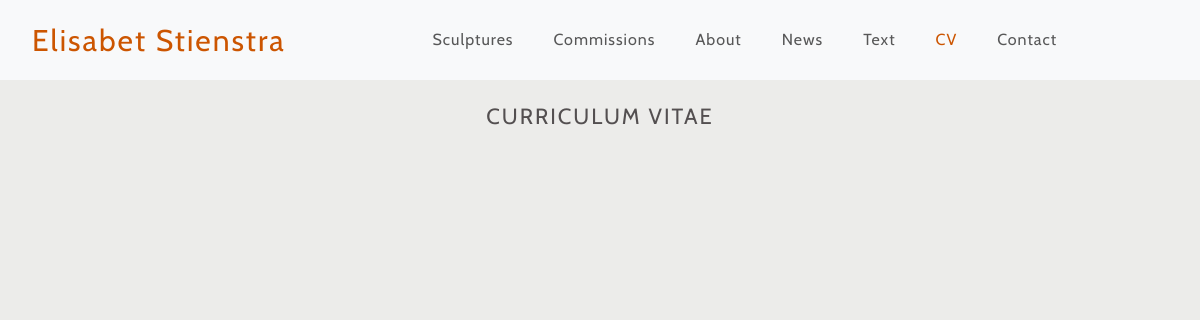
/cv/cv/, run on an earlier commit of the app's database.
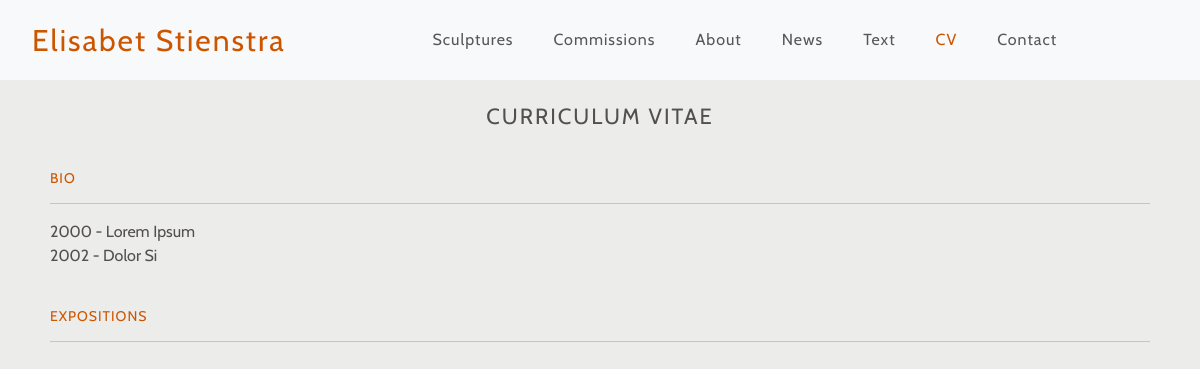
And on a later commit of the database.
### cv/models.py (models this page shows, shortened)
class Category(models.Model):
    class Meta:
        verbose_name_plural = 'Categories'
    name = models.CharField(max_length=60)
    friendly_name = models.CharField(max_length=60, default='category')

class Cv(models.Model):
    category = models.ForeignKey(
        'Category', null=False, blank=False,
        on_delete=models.PROTECT, related_name='category')
    title = models.CharField(max_length=200, default='Item')
    description = RichTextField(blank=False, null=False)
    hide = models.BooleanField(default=False)

### cv/views.py (the view)
# urls.py: path('cv/', views.cv, name='cv'),
def cv(request):
    items = Cv.objects.all()
    category =  Category.objects.all()
    context = {
        'category': category,
        'items': items,
    }
    return render(request, "cv/cv.html", context)

### cv/templates/cv/cv.html (shortened to what this page needs)
{% extends "base.html" %}
{% load static %}
{% block content %}
    <h1 class="p-4">Curriculum Vitae</h1>
    <div class="container container-fluid">
        {% for c in category %}
        <section class="p-2">
            <h2 class="text-start">{{c.friendly_name}} </h2>
            <hr>
            {% for i in items %}
                {% if i.category == c %}
                    {% if not i.hide %}
                        <div class="col-12">
                            <p>{{ i.description|safe }}</p>
                        </div>
                    {% endif %}
                {% endif %}
            {% endfor %}
        </section>
        {% endfor %}
    </div>
{% endblock %}

What changed in the data, as far as the page shows it:
added Category: friendly_name "BIO"
added Cv: description "2000 - Lorem Ipsum 2002 - Dolor Si"
added Category: friendly_name "EXPOSITIONS"
